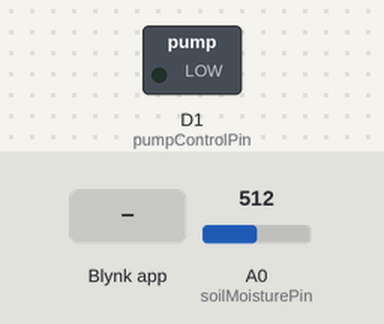
Recording of a sketch running on a simulated ESP8266 (NodeMCU). On the bench: switched loads named in the sketch (green lamp = pin HIGH). The test bench sets the inputs (shaded band); at power-on: A0 (soilMoisturePin) = 512. WiFi joins after 1.5 s; servers stay silent unless stated.

Above: at 3.0 s.
3.1 s: Blynk app writes 1 to V1
At 3.8 s:
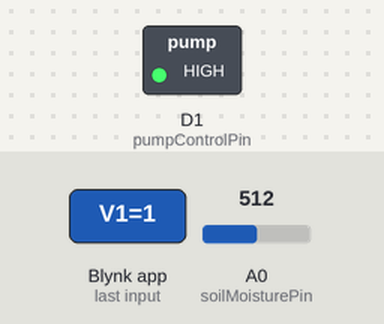
4.6 s: Blynk app writes 0 to V1
At 5.0 s:
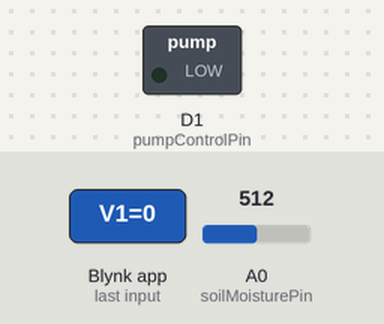
Timing chart, 0 to 7.6 s (numbered marks = the images above; inputs shaded):
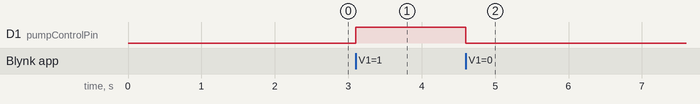

The sketch:

main.ino
```cpp
#include <ESP8266WiFi.h>
#include <BlynkSimpleEsp8266.h>
#include <ArduinoJson.h>

char auth[] = "x08Aj6TQyEOCWhCWb9xy-FfI2ZNAOzFo";
char ssid[] = "POCO M3";
char pass[] = "12312312";

const int soilMoisturePin = A0;
const int pumpControlPin = D1;

BlynkTimer timer;

void sendSensorData()
{
  int soilMoisture = analogRead(soilMoisturePin);
  Blynk.virtualWrite(V0, soilMoisture);
}

BLYNK_WRITE(V1) // Triggered when Button widget is pressed
{
  int pumpStatus = param.asInt();

  if (pumpStatus == 1) // If the button is pressed
  {
    digitalWrite(pumpControlPin, HIGH); // Turn on the water pump
  }
  else
  {
    digitalWrite(pumpControlPin, LOW); // Turn off the water pump
  }
}

void setup()
{
  pinMode(pumpControlPin, OUTPUT);
  digitalWrite(pumpControlPin, LOW);

  Blynk.begin(auth, ssid, pass);
  timer.setInterval(1000L, sendSensorData);
}

void loop()
{
  Blynk.run();
  timer.run();
}
```

Measured:
- after the input at 3.1 s, D1 (pumpControlPin): LOW → HIGH at once
- after the input at 4.6 s, D1 (pumpControlPin): HIGH → LOW at once
